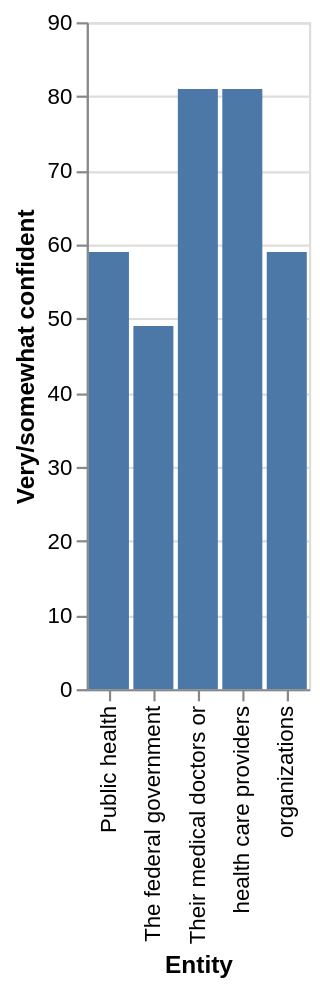

The specification (Vega-Lite) saved for this image:
### Vega-Lite specification from a JSON file in a GitHub repository (floating-point values rounded to 4 significant figures)
{"$schema": "https://vega.github.io/schema/vega-lite/v5.json", "description": "Bar chart auto-generated from CSV", "data": {"values": [{"Entity": "health care providers", "Very/somewhat confident": 81}, {"Entity": "Their medical doctors or", "Very/somewhat confident": 81}, {"Entity": "organizations", "Very/somewhat confident": 59}, {"Entity": "Public health", "Very/somewhat confident": 59}, {"Entity": "The federal government", "Very/somewhat confident": 49}]}, "mark": "bar", "encoding": {"x": {"field": "Entity", "type": "ordinal"}, "y": {"field": "Very/somewhat confident", "type": "quantitative"}}}
